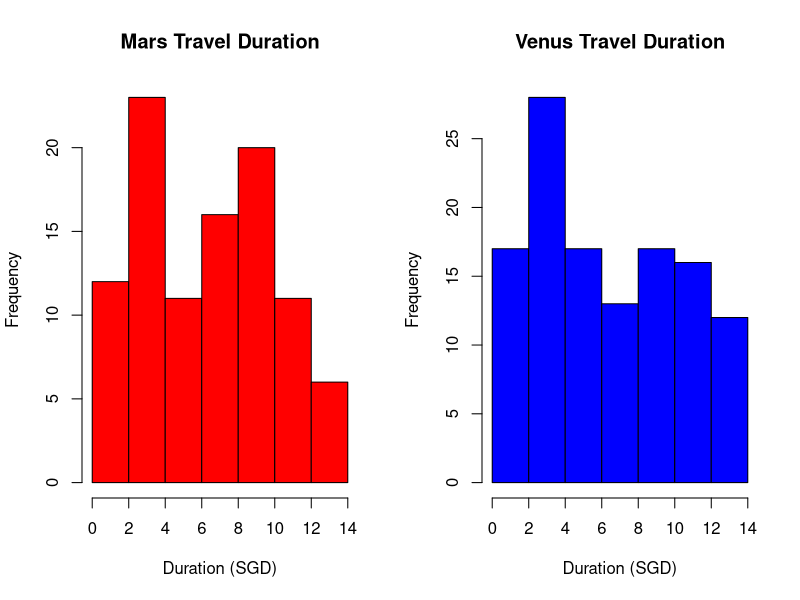

The R script that drew this image:
# ============================================
# RIntro Exam Solutions - Galactic Travel Agency
# Run this code from TOP to BOTTOM in order!
# ============================================

# SETUP: Reading the data
data <- read.csv("galacticTravel.csv", sep = ";", dec = ",")

id <- 123456  # PUT YOUR ID HERE
set.seed(id)
myData <- as.data.frame(data[sample(1:10000, 500, replace = FALSE), ])

# ============================================
# TASK 1: Check variable types
# ============================================
str(myData)

# Answer:
# TravelDate   - character  -> should be Date
# Species      - character  -> should be factor
# TravelClass  - character  -> should be factor
# Duration     - integer    -> numeric (integer is ok)
# Price        - numeric    -> numeric

# ============================================
# TASK 2: Rename PromoTokens to PromotionTokens
# ============================================
names(myData)[names(myData) == "PromoTokens"] <- "PromotionTokens"

names(myData)  # check it worked

# ============================================
# TASK 3: Separate Destination into two variables
# ============================================
split_dest <- strsplit(as.character(myData$Destination), "_")
myData$DestinationPlace <- sapply(split_dest, function(x) x[1])
myData$StationOrPlanet <- sapply(split_dest, function(x) x[2])

head(myData[, c("Destination", "DestinationPlace", "StationOrPlanet")])

# ============================================
# TASK 4: Transform TravelDate to Date type
# ============================================
myData$TravelDate <- as.Date(myData$TravelDate, format = "%Y_%m_%d")

class(myData$TravelDate)  # should say "Date"

# ============================================
# TASK 5: Species with 8+ promo tokens
# ============================================
filtered_data <- myData[myData$PromotionTokens >= 8, ]

table(filtered_data$Species)

# ============================================
# TASK 6: Add PricePerDay variable
# ============================================
myData$PricePerDay <- myData$Price / myData$Duration

head(myData[, c("Price", "Duration", "PricePerDay")])

# ============================================
# TASK 7: Median price Venus Luxury
# ============================================
venus_luxury <- myData[myData$DestinationPlace == "Venus" & 
                         myData$TravelClass == "Luxury", ]

median(venus_luxury$Price)

# ============================================
# TASK 8: Two histograms side by side
# ============================================
mars_data <- myData[myData$DestinationPlace == "Mars", ]
venus_data <- myData[myData$DestinationPlace == "Venus", ]

par(mfrow = c(1, 2))

hist(mars_data$Duration, 
     col = "red", 
     main = "Mars Travel Duration",
     xlab = "Duration (SGD)")

hist(venus_data$Duration, 
     col = "blue", 
     main = "Venus Travel Duration",
     xlab = "Duration (SGD)")

par(mfrow = c(1, 1))

# ============================================
# TASK 9: Linear model
# ============================================
myModel <- lm(Price ~ DestinationPlace + StationOrPlanet + TravelClass + 
                Duration + PromotionTokens + Species, 
              data = myData)

summary(myModel)

# Extract Duration coefficient
coef(myModel)["Duration"]

# ============================================
# TASK 10: Summary table by Species and TravelClass
# ============================================
avg_price <- aggregate(Price ~ Species + TravelClass, 
                       data = myData, 
                       FUN = mean)
names(avg_price)[3] <- "averagePrice"

max_tokens <- aggregate(PromotionTokens ~ Species + TravelClass, 
                        data = myData, 
                        FUN = max)
names(max_tokens)[3] <- "maxPromoTokens"

summary_table <- merge(avg_price, max_tokens, by = c("Species", "TravelClass"))

print(summary_table)

# ============================================
# TASK 11: Add MySpeciesAverage (one line!)
# ============================================
myData$MySpeciesAverage <- ave(myData$Price, myData$Species, FUN = mean)

# Check result
head(myData[, c("Species", "Price", "MySpeciesAverage")], 15)

# ============================================
# DONE! Check final structure
# ============================================
str(myData)
names(myData)